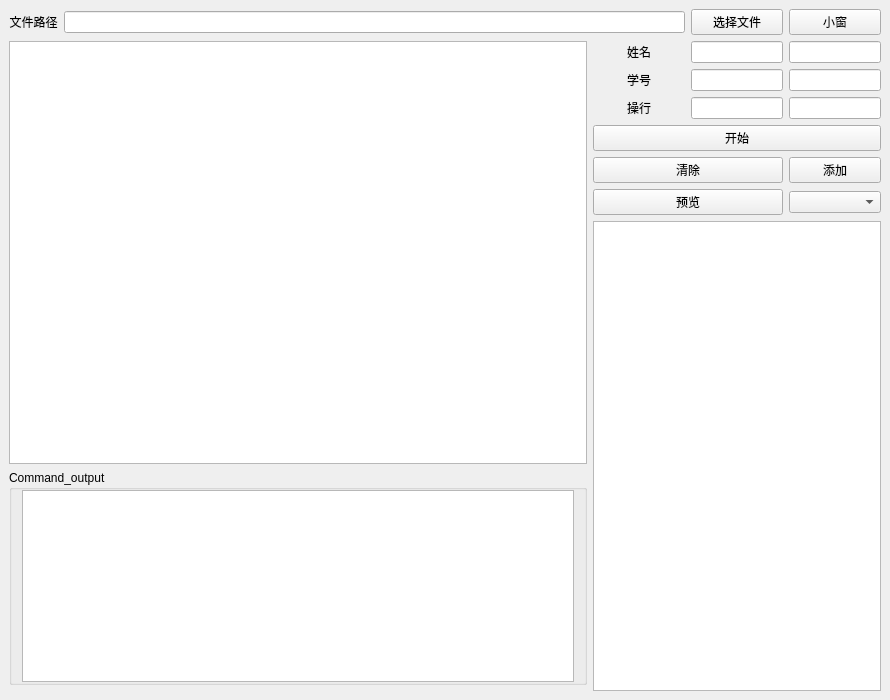
<?xml version="1.0" encoding="UTF-8"?>
<ui version="4.0">
 <class>MainWindow</class>
 <widget class="QMainWindow" name="MainWindow">
  <property name="geometry">
   <rect>
    <x>0</x>
    <y>0</y>
    <width>890</width>
    <height>700</height>
   </rect>
  </property>
  <property name="minimumSize">
   <size>
    <width>631</width>
    <height>510</height>
   </size>
  </property>
  <property name="windowTitle">
   <string>自动表单定制</string>
  </property>
  <property name="windowIcon">
   <iconset>
    <normaloff>C:/Users/33974/.designer/backup/icon.ico</normaloff>C:/Users/33974/.designer/backup/icon.ico</iconset>
  </property>
  <property name="styleSheet">
   <string notr="true">font: 11pt &quot;微软雅黑&quot;;</string>
  </property>
  <widget class="QWidget" name="centralwidget">
   <layout class="QVBoxLayout" name="verticalLayout">
    <item>
     <layout class="QGridLayout" name="gridLayout" rowstretch="1,10,1,1,1,1,1,1,1,0,0" columnstretch="1,10,4,4,4,4,4,4">
      <item row="3" column="7">
       <widget class="QLineEdit" name="lineEdit_9"/>
      </item>
      <item row="1" column="7">
       <widget class="QLineEdit" name="lineEdit_6"/>
      </item>
      <item row="3" column="6">
       <widget class="QLineEdit" name="lineEdit_7"/>
      </item>
      <item row="2" column="7">
       <widget class="QLineEdit" name="lineEdit_8"/>
      </item>
      <item row="1" column="5">
       <widget class="QLabel" name="label_2">
        <property name="text">
         <string>姓名</string>
        </property>
        <property name="alignment">
         <set>Qt::AlignCenter</set>
        </property>
       </widget>
      </item>
      <item row="0" column="7">
       <widget class="QPushButton" name="pushButton_6">
        <property name="text">
         <string>小窗</string>
        </property>
       </widget>
      </item>
      <item row="1" column="6">
       <widget class="QLineEdit" name="lineEdit_4"/>
      </item>
      <item row="2" column="5">
       <widget class="QLabel" name="label_3">
        <property name="text">
         <string>学号</string>
        </property>
        <property name="alignment">
         <set>Qt::AlignCenter</set>
        </property>
       </widget>
      </item>
      <item row="3" column="5">
       <widget class="QLabel" name="label_4">
        <property name="text">
         <string>操行</string>
        </property>
        <property name="alignment">
         <set>Qt::AlignCenter</set>
        </property>
       </widget>
      </item>
      <item row="0" column="6">
       <widget class="QPushButton" name="pushButton_3">
        <property name="text">
         <string>选择文件</string>
        </property>
       </widget>
      </item>
      <item row="2" column="6">
       <widget class="QLineEdit" name="lineEdit_5"/>
      </item>
      <item row="0" column="0">
       <widget class="QLabel" name="label">
        <property name="text">
         <string>文件路径</string>
        </property>
        <property name="alignment">
         <set>Qt::AlignCenter</set>
        </property>
       </widget>
      </item>
      <item row="0" column="1" colspan="5">
       <widget class="QLineEdit" name="lineEdit_3"/>
      </item>
      <item row="1" column="0" rowspan="8" colspan="5">
       <widget class="QTableWidget" name="tableWidget"/>
      </item>
      <item row="9" column="0" colspan="5">
       <widget class="QGroupBox" name="groupBox">
        <property name="styleSheet">
         <string notr="true"/>
        </property>
        <property name="title">
         <string>Command_output</string>
        </property>
        <property name="flat">
         <bool>false</bool>
        </property>
        <property name="checkable">
         <bool>false</bool>
        </property>
        <property name="checked">
         <bool>false</bool>
        </property>
        <layout class="QHBoxLayout" name="horizontalLayout">
         <property name="spacing">
          <number>0</number>
         </property>
         <property name="leftMargin">
          <number>10</number>
         </property>
         <property name="topMargin">
          <number>0</number>
         </property>
         <property name="rightMargin">
          <number>10</number>
         </property>
         <property name="bottomMargin">
          <number>0</number>
         </property>
         <item>
          <widget class="QTextBrowser" name="textBrowser">
           <property name="markdown">
            <string/>
           </property>
           <property name="html">
            <string>&lt;!DOCTYPE HTML PUBLIC &quot;-//W3C//DTD HTML 4.0//EN&quot; &quot;http://www.w3.org/TR/REC-html40/strict.dtd&quot;&gt;
&lt;html&gt;&lt;head&gt;&lt;meta name=&quot;qrichtext&quot; content=&quot;1&quot; /&gt;&lt;style type=&quot;text/css&quot;&gt;
p, li { white-space: pre-wrap; }
&lt;/style&gt;&lt;/head&gt;&lt;body style=&quot; font-family:'微软雅黑'; font-size:11pt; font-weight:400; font-style:normal;&quot;&gt;
&lt;h1 style=&quot;-qt-paragraph-type:empty; margin-top:0px; margin-bottom:0px; margin-left:0px; margin-right:0px; -qt-block-indent:0; text-indent:0px; font-family:'SimSun'; font-size:9pt; font-weight:600;&quot;&gt;&lt;br /&gt;&lt;/h1&gt;&lt;/body&gt;&lt;/html&gt;</string>
           </property>
          </widget>
         </item>
        </layout>
       </widget>
      </item>
      <item row="5" column="7">
       <widget class="QPushButton" name="pushButton_2">
        <property name="text">
         <string>添加</string>
        </property>
       </widget>
      </item>
      <item row="6" column="7">
       <widget class="QComboBox" name="comboBox"/>
      </item>
      <item row="7" column="5" rowspan="4" colspan="3">
       <widget class="QTableWidget" name="tableWidget_2"/>
      </item>
      <item row="6" column="5" colspan="2">
       <widget class="QPushButton" name="pushButton_5">
        <property name="text">
         <string>预览</string>
        </property>
       </widget>
      </item>
      <item row="5" column="5" colspan="2">
       <widget class="QPushButton" name="pushButton">
        <property name="text">
         <string>清除</string>
        </property>
       </widget>
      </item>
      <item row="4" column="5" colspan="3">
       <widget class="QPushButton" name="pushButton_7">
        <property name="text">
         <string>开始</string>
        </property>
       </widget>
      </item>
     </layout>
    </item>
   </layout>
  </widget>
 </widget>
 <resources/>
 <connections/>
</ui>
